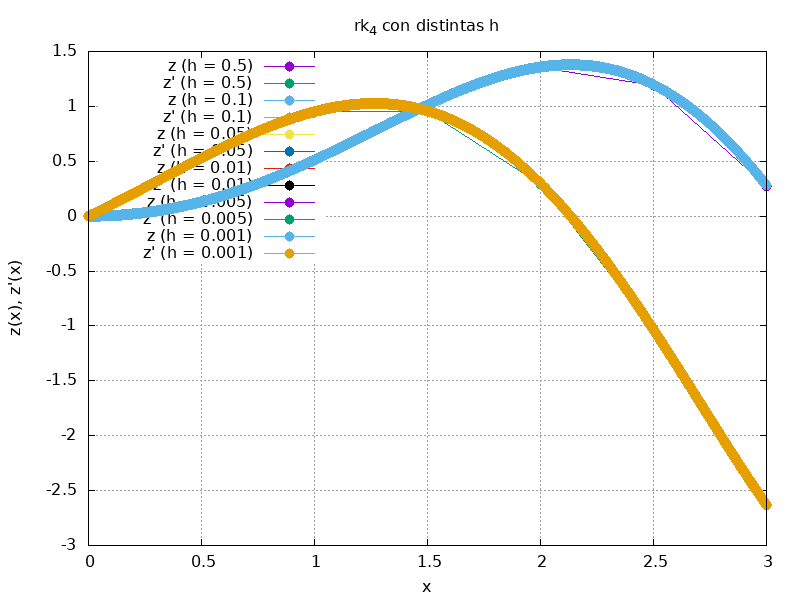

Here is the gnuplot script that generated this plot:
# Configurar el tipo de gráfico
set title "rk_4 con distintas h"
set xlabel "x"
set ylabel "z(x), z'(x)"
set grid


set terminal png size 800,600
set output 'rk_4.png'
set key top left

set xrange [0: 3]


# Graficar los puntos experimentales y la expresión teórica
plot "rk_405.txt" using 1:2 with linespoints pointtype 7 pointsize 0.5 title "z (h = 0.5)", \
	"rk_405.txt" using 1:3 with linespoints pointtype 7 pointsize 0.5 title "z' (h = 0.5)" , \
	"rk_401.txt" using 1:2 with linespoints pointtype 7 pointsize 0.5 title "z (h = 0.1)", \
	"rk_401.txt" using 1:3 with linespoints pointtype 7 pointsize 0.5 title "z' (h = 0.1)" , \
	"rk_4005.txt" using 1:2 with linespoints pointtype 7 pointsize 0.5 title "z (h = 0.05)", \
	"rk_4005.txt" using 1:3 with linespoints pointtype 7 pointsize 0.5 title "z' (h = 0.05)" , \
	"rk_4001.txt" using 1:2 with linespoints pointtype 7 pointsize 0.5 title "z (h = 0.01)", \
	"rk_4001.txt" using 1:3 with linespoints pointtype 7 pointsize 0.5 title "z' (h = 0.01)" , \
	"rk_40005.txt" using 1:2 with linespoints pointtype 7 pointsize 0.5 title "z (h = 0.005)", \
	"rk_40005.txt" using 1:3 with linespoints pointtype 7 pointsize 0.5 title "z' (h = 0.005)" , \
	"rk_40001.txt" using 1:2 with linespoints pointtype 7 pointsize 0.5 title "z (h = 0.001)", \
	"rk_40001.txt" using 1:3 with linespoints pointtype 7 pointsize 0.5 title "z' (h = 0.001)" , \
